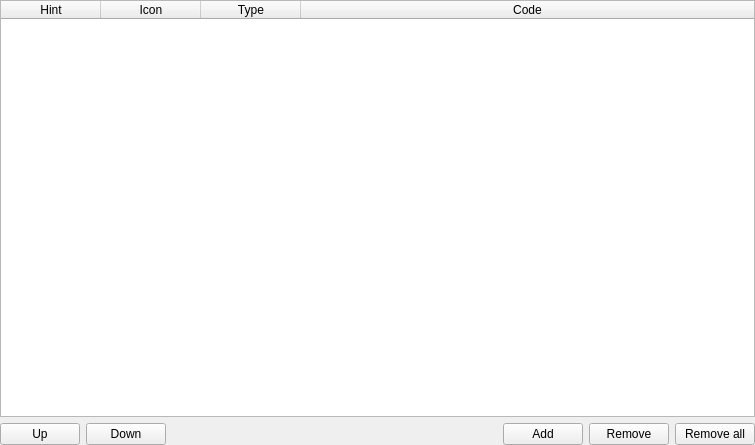
<?xml version="1.0" encoding="UTF-8"?>
<ui version="4.0">
 <class>UserCommandsSettings</class>
 <widget class="QWidget" name="UserCommandsSettings">
  <property name="geometry">
   <rect>
    <x>0</x>
    <y>0</y>
    <width>755</width>
    <height>445</height>
   </rect>
  </property>
  <property name="windowTitle">
   <string>Form</string>
  </property>
  <layout class="QVBoxLayout" name="verticalLayout">
   <property name="leftMargin">
    <number>0</number>
   </property>
   <property name="topMargin">
    <number>0</number>
   </property>
   <property name="rightMargin">
    <number>0</number>
   </property>
   <property name="bottomMargin">
    <number>0</number>
   </property>
   <item>
    <widget class="QTableWidget" name="tblButtons">
     <property name="sizeAdjustPolicy">
      <enum>QAbstractScrollArea::AdjustToContents</enum>
     </property>
     <property name="selectionMode">
      <enum>QAbstractItemView::SingleSelection</enum>
     </property>
     <property name="selectionBehavior">
      <enum>QAbstractItemView::SelectRows</enum>
     </property>
     <property name="gridStyle">
      <enum>Qt::DashLine</enum>
     </property>
     <attribute name="horizontalHeaderStretchLastSection">
      <bool>true</bool>
     </attribute>
     <attribute name="verticalHeaderDefaultSectionSize">
      <number>100</number>
     </attribute>
     <column>
      <property name="text">
       <string>Hint</string>
      </property>
     </column>
     <column>
      <property name="text">
       <string>Icon</string>
      </property>
     </column>
     <column>
      <property name="text">
       <string>Type</string>
      </property>
     </column>
     <column>
      <property name="text">
       <string>Code</string>
      </property>
     </column>
    </widget>
   </item>
   <item>
    <layout class="QHBoxLayout" name="horizontalLayout">
     <item>
      <widget class="QPushButton" name="cmdUp">
       <property name="text">
        <string>Up</string>
       </property>
      </widget>
     </item>
     <item>
      <widget class="QPushButton" name="cmdDown">
       <property name="text">
        <string>Down</string>
       </property>
      </widget>
     </item>
     <item>
      <spacer name="horizontalSpacer">
       <property name="orientation">
        <enum>Qt::Horizontal</enum>
       </property>
       <property name="sizeHint" stdset="0">
        <size>
         <width>40</width>
         <height>20</height>
        </size>
       </property>
      </spacer>
     </item>
     <item>
      <widget class="QPushButton" name="cmdAdd">
       <property name="text">
        <string>Add</string>
       </property>
      </widget>
     </item>
     <item>
      <widget class="QPushButton" name="cmdRemove">
       <property name="text">
        <string>Remove</string>
       </property>
      </widget>
     </item>
     <item>
      <widget class="QPushButton" name="cmdRemoveAll">
       <property name="text">
        <string>Remove all</string>
       </property>
      </widget>
     </item>
    </layout>
   </item>
  </layout>
 </widget>
 <resources/>
 <connections/>
</ui>
